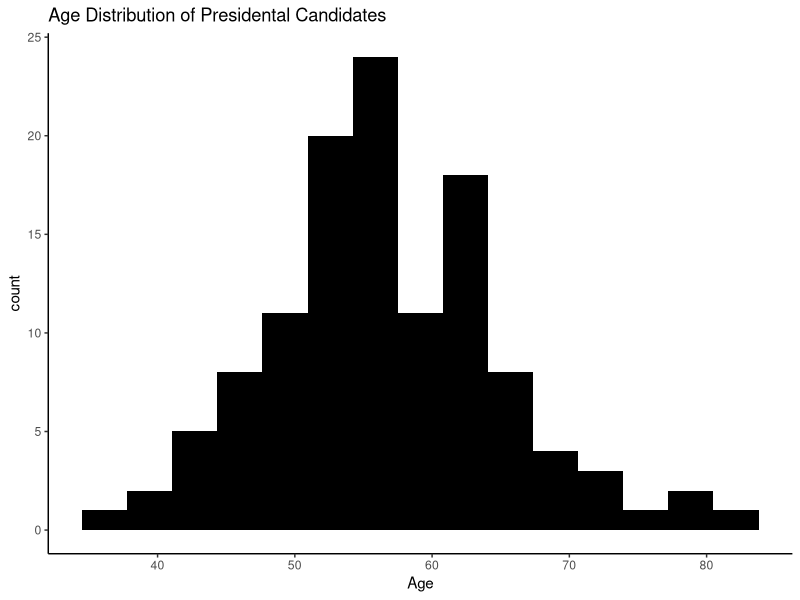
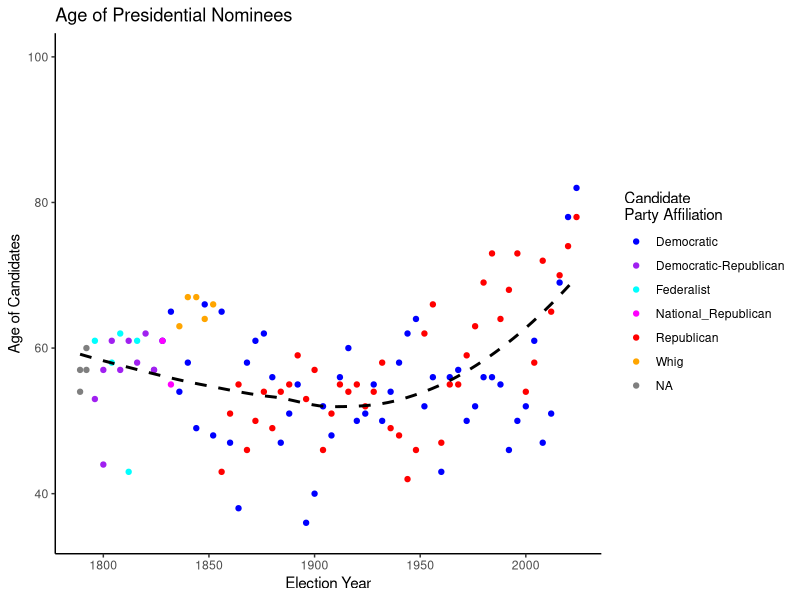
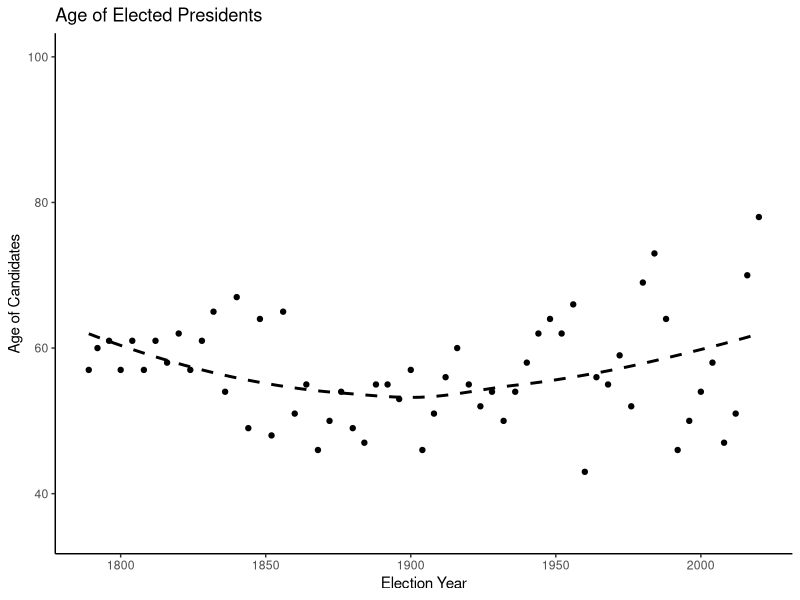
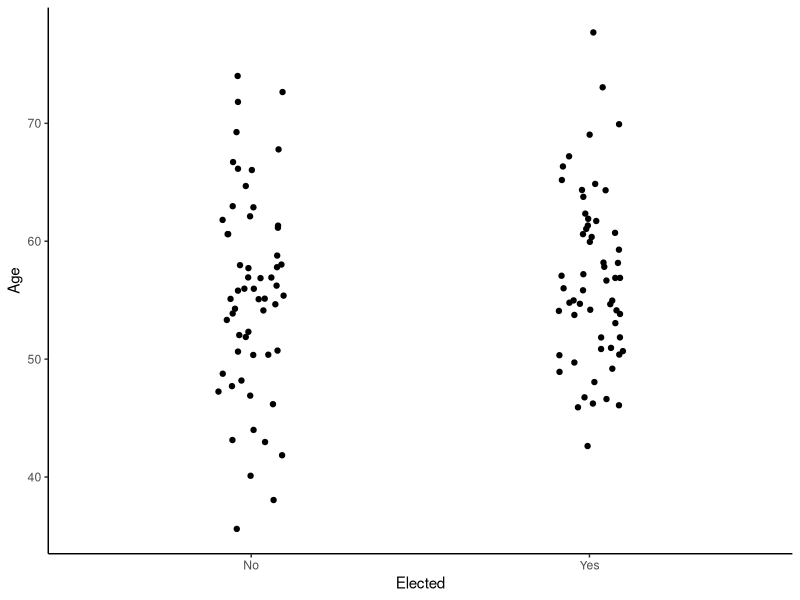
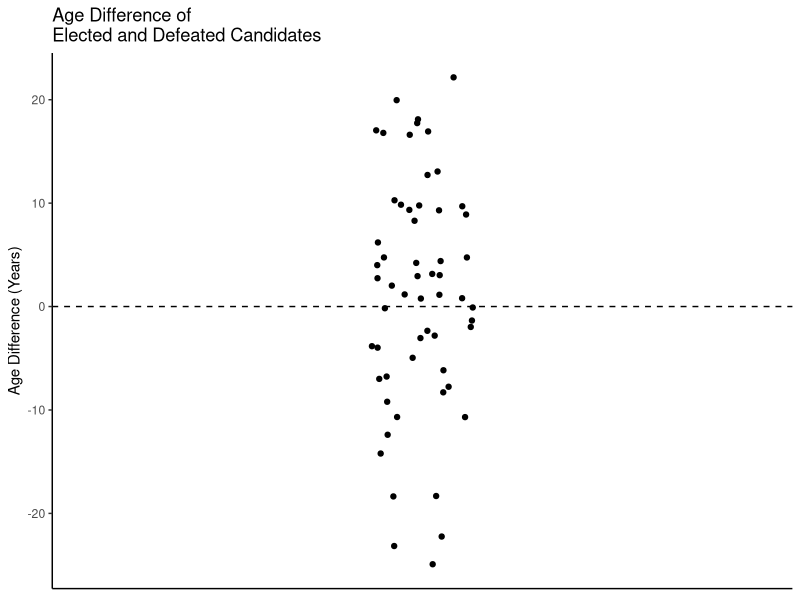

Write the R code that produced these figures, in order.
## ---- chunk 1

library(dplyr)
library(ggplot2)

## ---- chunk 2

#data
df = read.csv("./data/Presidential_Election_Candidates.csv")

#fix column data types
df = df |> 
    mutate(across(c("Party_Affiliation", "Elected"), as.factor))

## ---- chunk 3

#Histogram of ages
#png(filename = "./plots/age_histogram.png", res = 200, height = 600, width = 900)
df |> 
    ggplot(aes(x = Age)) +
        geom_histogram(fill = "black", bins = 15) +
        labs(title = "Age Distribution of Presidental Candidates") +
        theme_classic()
#dev.off()

#Plot of age vs election year
#png(filename = "./plots/age_by_year.png", res = 200, height = 600, width = 1400)
df |> 
    ggplot(aes(x = Election_Year, y = Age)) +
        geom_point(aes(color = Party_Affiliation)) +
        labs(x = "Election Year", y = "Age of Candidates", color = "Candidate\nParty Affiliation", title = "Age of Presidential Nominees") +
        lims(y = c(35, 100)) +
        scale_color_manual(values = c("blue", "purple", "cyan", "magenta", "red", "orange", "black")) +
        geom_smooth(method = "loess", span = 1, se = FALSE, color = "black", linetype = "dashed") +
        theme_classic()
#dev.off()

#Plot filtered to only elected presidents
#png(filename = "./plots/age_by_year_elected.png", res = 200, height = 600, width = 1100)
df |> 
    dplyr::filter(Elected == "Yes") |> 
    ggplot(aes(x = Election_Year, y = Age)) +
        geom_point() +
        labs(x = "Election Year", y = "Age of Candidates", title = "Age of Elected Presidents") +
        lims(y = c(35, 100)) +
        geom_smooth(method = "loess", span = 1, se = FALSE, color = "black", linetype = "dashed") +
        theme_classic()
#dev.off()

## ---- chunk 4


#Create paired data frame
paired_df = df |> 
    dplyr::select(!c("Nominee", "Birth_Year", "Party_Affiliation")) |> 
    dplyr::filter(Elected != "NA") |> 
    tidyr::pivot_wider(names_from = "Elected", values_from = "Age") |> 
    mutate(age_diff = Yes - No)

#Paired t-test
t.test(x = paired_df$Yes, y = paired_df$No, paired = TRUE)

#Plot comparing age of elected vs non-elected
df |> 
    dplyr::filter(Elected != "NA") |> 
    ggplot(aes(x = Elected, y = Age)) +
        geom_jitter(width = 0.1) +
        #geom_line(aes(group = Election_Year)) +
        theme_classic()

#Plot of age differences in elected vs. non-elected candidates
png(filename = "./plots/paired_age_difference.png", res = 200, height = 800, width = 800)
paired_df |> 
    ggplot(aes(x = 1, y = age_diff)) +
        geom_jitter(width = 0.15) +
        geom_hline(yintercept = 0, linetype = "dashed") +
        lims(x = c(0,2)) +
        labs(x = "", y = "Age Difference (Years)", title = "Age Difference of\nElected and Defeated Candidates") +
        theme_classic() +
        theme(axis.title.x=element_blank(),
        axis.text.x=element_blank(),
        axis.ticks.x=element_blank())
dev.off()


